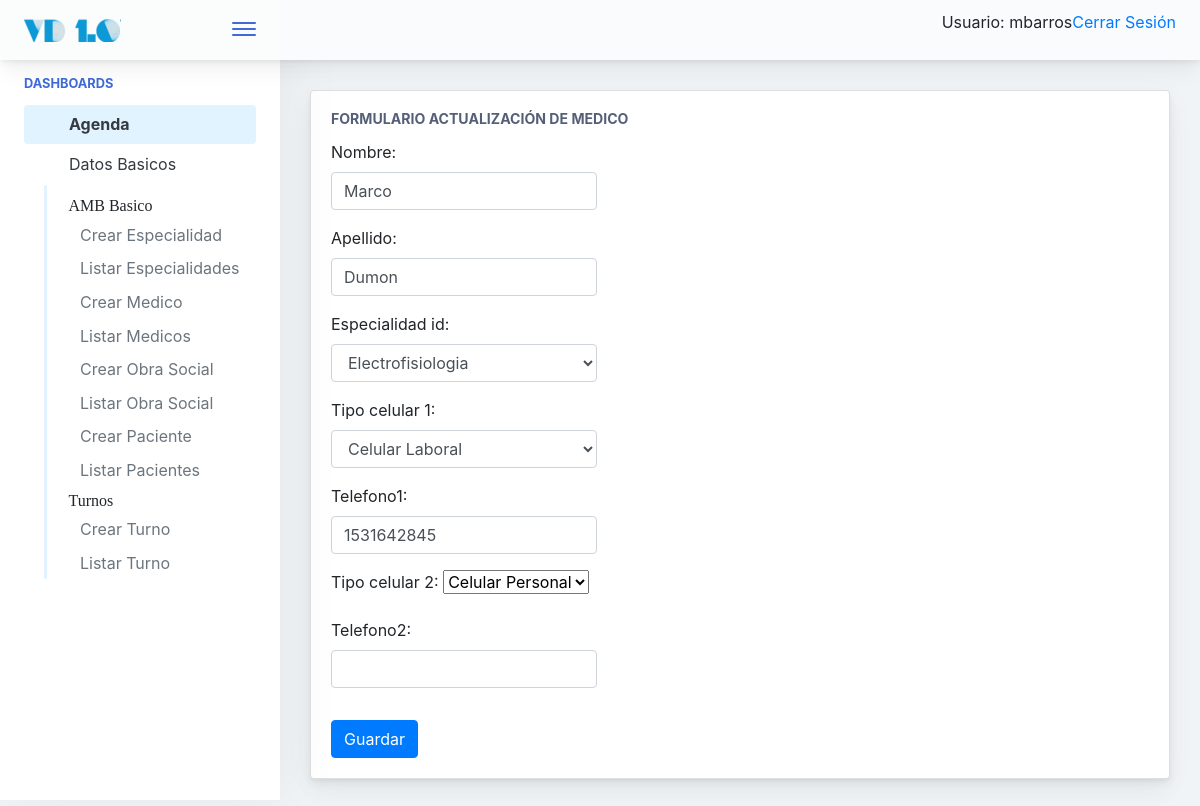
Page /agenda/medicos/update/1 (signed in) on the committed database.
### agenda/models.py (models this page shows, shortened)
class medicos(models.Model):
    nombre = models.CharField(max_length=50)
    apellido = models.CharField(max_length=50)
    especialidad_id = models.ForeignKey(especialidad, on_delete=models.CASCADE)
    tipo_celular_1 = models.CharField(max_length=20, choices=TIPO_TELEFONO, default='CP')
    telefono1 = models.CharField(max_length=60, blank=True)
    tipo_celular_2 = models.CharField(max_length=20, choices=TIPO_TELEFONO, default='CP')
    telefono2 = models.CharField(max_length=60, blank=True)

class especialidad(models.Model):
    nombre = models.CharField(max_length=50)
    def __str__(self):
        return self.nombre

### agenda/views.py (the view)
# urls.py: path('medicos/update/<int:pk>', medicos_update.as_view(), name='medicos_update'),
class medicos_update(LoginRequiredMixin, UpdateView):
	model = medicos
	template_name = 'agenda/medicos_update.html'
	form_class = medicos_form
	success_url = reverse_lazy('agenda:medicos_list')

### agenda/forms.py
class medicos_form(forms.ModelForm):
    class Meta:
        model = medicos
        fields = ('__all__')
        widgets = {
                    'nombre' : forms.TextInput(attrs=class_control),
                    'apellido' : forms.TextInput(attrs=class_control),
                    'especialidad_id' : forms.Select(attrs=class_control),
                    'tipo_celular_1' : forms.Select(attrs=class_control),
                    'telefono1' : forms.TextInput(attrs=class_control),
                    'tipo_ceclular_2' : forms.Select(attrs=class_control),
                    'telefono2' : forms.TextInput(attrs=class_control)
                    }

### templates/agenda/medicos_update.html
{% extends '../base.html' %}
{% block cuerpo %}
	<div class="main-card mb-3 card">
		<div class="card-body">
			<h5 class="card-title">Formulario Actualización de Medico</h5>
				<form action="" method="post" role="form">{% csrf_token %}
					<div class="form-row">
						<div class="col-md-4 mb-3">
							{{ form.as_p }}
						</div>
					</div>
				<button type="submit" class="btn btn-primary">Guardar</button>
				</form>
		</div>
	</div>
{% endblock %}

### templates/base.html (shortened to what this page needs)
{% load static %}
<!doctype html>
<html lang="es">
	<head>
			{% include "./utils/base_cabecera.html" %}
	</head>
<body>
    {% if user.is_authenticated %}
            <div class="app-container app-theme-white body-tabs-shadow fixed-sidebar fixed-header overflow-auto">
    {% else %}
        <div class="app-container app-theme-white body-tabs-shadow fixed-sidebar fixed-header closed-sidebar overflow-auto">
    {% endif %}
        <div class="app-header header-shadow">
            <div class="app-header__logo">
                <div class="logo-src"></div>
                <div class="header__pane ml-auto">
                    <div>
                        <button type="button" class="hamburger close-sidebar-btn hamburger--elastic" data-class="closed-sidebar">
                            <span class="hamburger-box">
                                <span class="hamburger-inner"></span>
                            </span>
                        </button>
                    </div>
                </div>
            </div>
                <div class="app-header__content">
                <div class="app-header-right">
                    <div class="header-btn-lg pr-0">
                        <div class="widget-content p-0">
                            <div class="widget-content-wrapper">
                                <div class="widget-content-left">
                                    <div class="btn-group">
    {% if user.is_authenticated %}
     <p>Usuario:  {{ user.get_username }}</p>
     <p><a href="{% url 'users:logout' %}">Cerrar Sesión</a></p>
   {% else %}
     <p><a href="{% url 'users:login' %}">Ingresar</a></p>
   {% endif %}
                                    </div>
                                </div>
                            </div>
                        </div>
                    </div>        </div>
            </div>
        </div>
               <div class="app-main">
                <div class="app-sidebar sidebar-shadow">
                        <div class="scrollbar-sidebar">
                        <div class="app-sidebar__inner">
                            {% if user.is_authenticated %}
                            <ul class="vertical-nav-menu">
                                <li class="app-sidebar__heading">Dashboards</li>
                                  <li>
					  <a href="{% url 'index'%}" class="mm-active">
                                        <i class="metismenu-icon pe-7s-rocket"></i>
                                        Agenda
                                    </a>
                                </li>
                                <li>
                                    <a href="#">
                                        <i class="metismenu-icon pe-7s-monitor"></i>
                                        Datos Basicos
                                        <i class="metismenu-state-icon pe-7s-angle-down caret-left"></i>
                                    </a>
                                    <ul>
                                    	<li><i class="pe-7s-settings">AMB Basico</i></li>
                                        <li>
                                            <a href="{% url 'agenda:especialidad_create'%}">
                                                Crear Especialidad
                                            </a>
                                        </li>
                                         <li>
                                            <a href="{% url 'agenda:especialidad_list' %}">
                                                Listar Especialidades
                                            </a>
                                        </li>
                                         <li>
                                            <a href="{% url 'agenda:medicos_create'%}">
                                                Crear Medico
                                            </a>
                                        </li>
                                        <li>
                                            <a href="{% url 'agenda:medicos_list' %}">
                                                Listar Medicos
                                            </a>
                                        </li>
                                          <li>
                                            <a href="{% url 'agenda:obra_social_create' %}">
                                                Crear Obra Social
                                            </a>
                                        </li>
                                        <li>
                                            <a href="{% url 'agenda:obra_social_list' %}">
                                                Listar Obra Social
                                            </a>
                                        </li>
                                                                           <li>
                                            <a href="{% url 'agenda:paciente_create'%}">
                                                Crear Paciente
                                            </a>
                                        </li>
                                        <li>
                                            <a href="{% url 'agenda:paciente_list'%}">
                                                Listar Pacientes
                                            </a>
                                        </li>
                                        <li><i class="pe-7s-settings">Turnos</i></li>
                                                                           <li>
                                            <a href="{% url 'agenda:turno_create'%}">
                                                Crear Turno
                                            </a>
                                        </li>
										<li>
                                            <a href="{% url 'agenda:turno_list'%}">
                                                Listar Turno
                                            </a>
                                        </li>
                                    </ul>
                            </ul>
                            {% endif %}
                        </div>
                    </div>
                </div>    <div class="app-main__outer">
                <div class="app-main__inner">
			{% block cuerpo %}
			{% endblock %}
			</div>
    </div>
        </div>
    </div>
</body>
</html>

### rows in the picture
medicos: nombre "Marco", apellido "Dumon", especialidad_id "Electrofisiologia", tipo_celular_1 "Celular Laboral", telefono1 "1531642845", tipo_celular_2 "Celular Personal"

### other values in the picture
{{ user.get_username }} "mbarros"
